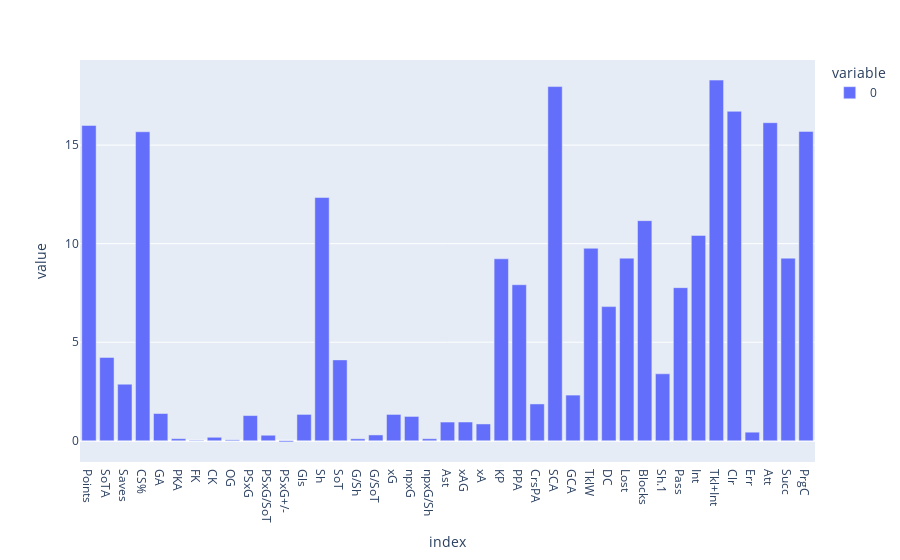

The cell this chart's notebook holds for it:
### Code cell
px.bar(mean_values_small)

### Figure 1 — Plotly figure (JSON) as saved in the notebook; plotly's stock layout.template omitted (floating-point values rounded to 4 significant figures)
{"data": [{"alignmentgroup": "True", "hovertemplate": "variable=0<br>index=%{x}<br>value=%{y}<extra></extra>", "legendgroup": "0", "marker": {"color": "#636efa", "pattern": {"shape": ""}}, "name": "0", "offsetgroup": "0", "orientation": "v", "showlegend": true, "textposition": "auto", "type": "bar", "x": ["Points", "SoTA", "Saves", "CS%", "GA", "PKA", "FK", "CK", "OG", "PSxG", "PSxG/SoT", "PSxG+/-", "Gls", "Sh", "SoT", "G/Sh", "G/SoT", "xG", "npxG", "npxG/Sh", "Ast", "xAG", "xA", "KP", "PPA", "CrsPA", "SCA", "GCA", "TklW", "DC", "Lost", "Blocks", "Sh.1", "Pass", "Int", "Tkl+Int", "Clr", "Err", "Att", "Succ", "PrgC"], "xaxis": "x", "y": [16, 4.227, 2.868, 15.68, 1.382, 0.1038, 0.0265, 0.1758, 0.04717, 1.278, 0.2789, -0.0585, 1.336, 12.34, 4.103, 0.09792, 0.2947, 1.335, 1.233, 0.1015, 0.9494, 0.9504, 0.8519, 9.232, 7.917, 1.867, 17.97, 2.316, 9.766, 6.806, 9.264, 11.17, 3.397, 7.768, 10.42, 18.3, 16.71, 0.4342, 16.14, 9.262, 15.7], "yaxis": "y"}], "layout": {"barmode": "relative", "legend": {"title": {"text": "variable"}, "tracegroupgap": 0}, "margin": {"t": 60}, "xaxis": {"anchor": "y", "domain": [0, 1], "title": {"text": "index"}}, "yaxis": {"anchor": "x", "domain": [0, 1], "title": {"text": "value"}}}}
